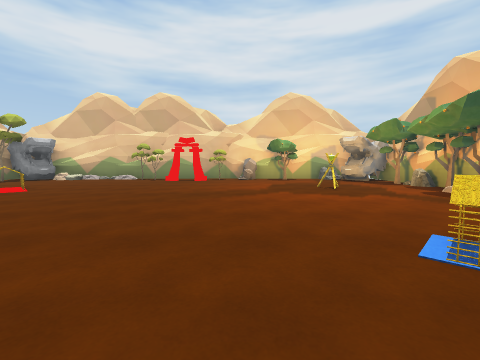
view 1 (above)

12 first-person views from a walk through a 3-D level made in the Unity game engine. The camera is 1.3 m above the floor, tilts 4° down and sees 90° across. The floor is counted in squares, 2 m on a side. Each view is taken from the middle of a square. On the plan, view 1 faces up. The plan holds only what a view shows up to about 9 squares ahead; the rest is blank. Some surface patterns are stand-ins.

view 2
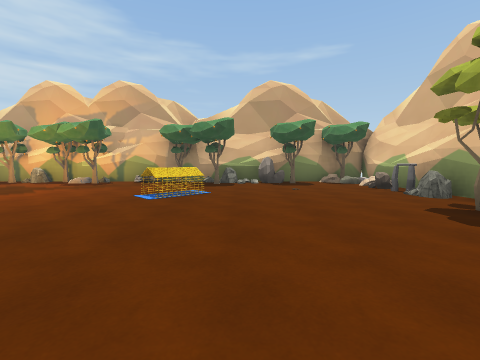

view 3
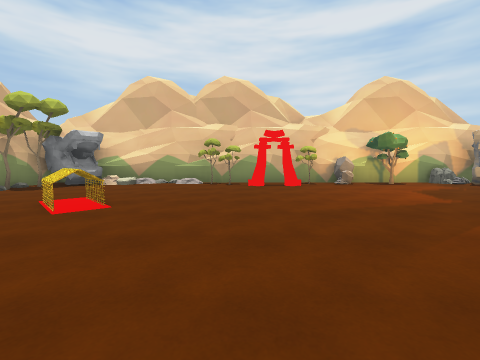

view 4
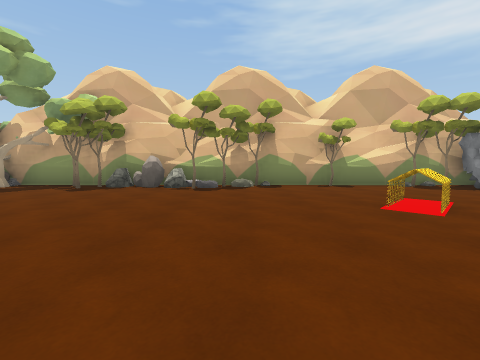

view 5
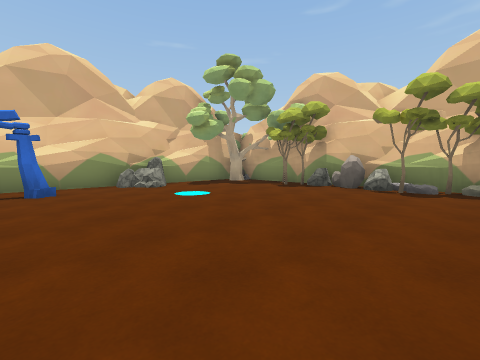

view 6
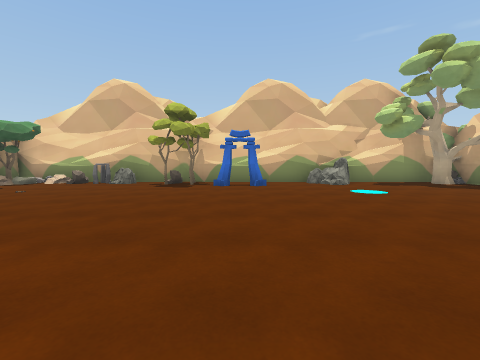

view 7
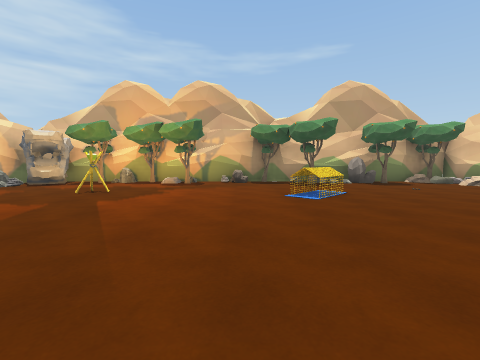

view 8
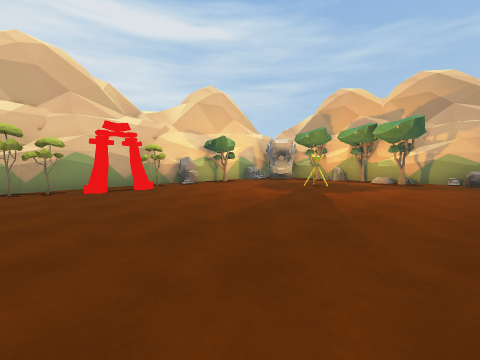

view 9
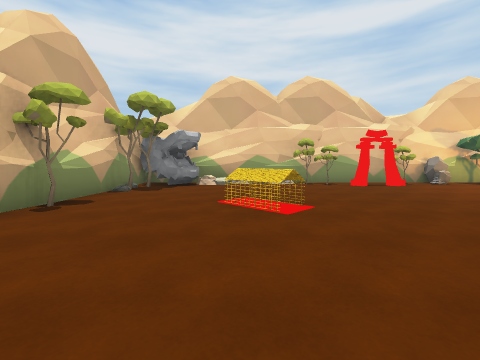

view 10
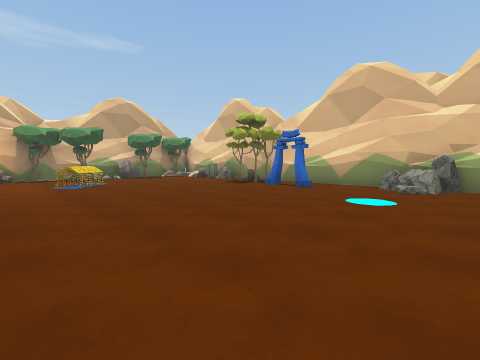

view 11
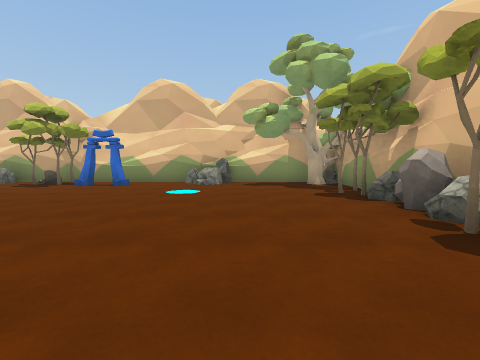

view 12
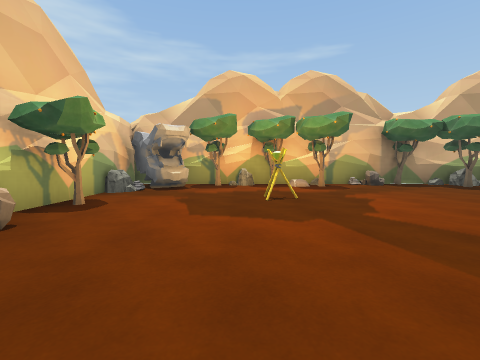

### Floor plan
Points are (right, up) in squares from view 1. A wall is a line through its corners. A room is listed if a view was taken in it or the views show most of it. See-through windows are left out.
Room 1 (views 1, 2, 3, 4, 5, 6, 7, 8, 9, 10, 11, 12)
walls: (-5, 5.6) (-5.3, 5.3) (-6.2, 5.9); (-5.4, 5.2) (-6.2, 6); (-5.4, 5.2) (-6.2, 6); (2.2, 0.8) (1.4, 1.6); (2.4, 1.1) (1.6, 1.9); (2.3, 0.8) (1.5, 1.8); (-6, 6.3) (-5.1, 5.4); (-1.5, 10.1) (-7.5, 9.9); (-9.2, 2.5) (-9.3, 1.8); (-1.4, -4.2) (-0.8, -4.2); (-2.7, -4.2) (-0.2, -4.4); (-9.2, 5.3) (-9.1, 4.5); (-9.1, 5.6) (-9.2, 4.9); (5.5, 4.5) (5.6, 5.6); (0.6, -4.2) (1.2, -4.2); (5.6, 1.3) (5.6, 1.7) (5.6, 2.1); (-9.1, -0.4) (-9.2, -4.3); (-6.1, 10) (-7.4, 10.2); (-9.1, 7.1) (-9.2, 6.3); (5.4, -0.8) (5.6, 1.7); (5.4, 7.2) (5.6, 8.6); (-6.4, -4.3) (-5.7, -4.4); (-9, -2.4) (-9.3, -4.3) (-0.4, -4.2); (3.1, -4.3) (3.8, -4.4); (3.3, -4.2) (5, -4.2); (3, -4.5) (4, -4.4); (3.3, -4.3) (5.7, -4.4); (-9, 9.7) (-9.1, 1.5); (4.7, -4.3) (6, -4.6); (4.9, 10.2) (0.4, 10.1); (-9.2, 10) (-9.1, 8.9); (5.6, -3.8) (5.4, 9.2); (5.6, 9.9) (5.7, 10.4); (5.4, 10.2) (4.7, 10.1)
low walls: (-5, 5.5) (-5.3, 5.9); (-5, 5.5) (-5.8, 6.2); (1.8, 1) (1.4, 1.6); (2.1, 1.1) (1.5, 1.7); (2.1, 0.7) (1.8, 1.3)
objects: other object (-9, -2); other object (-9, 0); other object (-9, 1); other object (-9, 3); other object (-9, 6); other object (-9, 8); other object (-8, -1); other object (-8, 2); other object (-8, 9); other object (-8, 10); other object (-7, 9); other object (-5, -4); other object (-4, -4); other object (-4, 10); other object (-3, -3) to (-2, -3); other object (-3, 9); other object (-2, 9); other object (-1, -3); other object (-1, 10); other object (0, -4); other object (0, -3); other object (0, 10); other object (2, -4); other object (2, 6); other object (2, 10); other object (3, -4); other object (4, 9) to (5, 9); other object (4, 10); other object (5, -3); other object (5, -2); other object (5, -1); other object (5, 0); other object (5, 1); other object (5, 2); other object (5, 3); other object (5, 5); other object (5, 6); other object (5, 7); other object (5, 8)

Positions as (right, up) in squares from view 1, and headings:
1: (0, 0), facing up
2: (-3, 0), facing right
3: (-3, 2), facing up
4: (-2, 3), facing left
5: (-2, 3), facing down-left
6: (-2, 4), facing down
7: (-3, 3), facing right
8: (-4, 3), facing up-right
9: (-6, 2), facing up
10: (-6, 3), facing down-right
11: (-6, 4), facing down
12: (-2, 7), facing right
